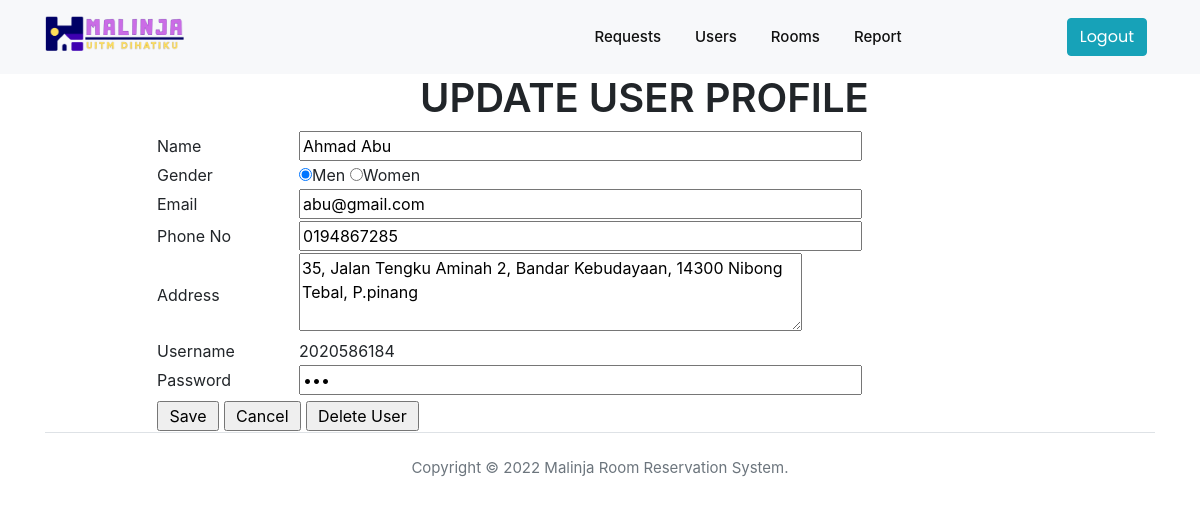
The app's page /admin/admin/update_user.php?user_id=81 (signed in) with its own data.
### tables this page shows
CREATE TABLE `user` (
  `user_id` int(11) NOT NULL,
  `username` varchar(255) NOT NULL,
  `password` varchar(255) NOT NULL,
  `name` varchar(255) NOT NULL,
  `gender` char(1) NOT NULL,
  `address` varchar(255) NOT NULL,
  `telephone` varchar(11) NOT NULL,
  `email` varchar(255) NOT NULL,
  `dependant_ic` bigint(13) NOT NULL,
  `level_id` int(1) NOT NULL DEFAULT 2
);

### admin/admin/update_user.php (the view, shortened to what this page needs)
<!DOCTYPE html>
<html lang="en">
<head>
  <link rel="stylesheet" href="vendors/owl-carousel/css/owl.carousel.min.css">
  <link rel="stylesheet" href="vendors/owl-carousel/css/owl.theme.default.css">
  <link rel="stylesheet" href="vendors/mdi/css/materialdesignicons.min.css">
  <link rel="stylesheet" href="vendors/aos/css/aos.css">
  <link rel="stylesheet" href="css/style.min.css">
  <link rel="stylesheet" href="css/bookBox.css">
<link rel='stylesheet' href='https://cdnjs.cloudflare.com/ajax/libs/twitter-bootstrap/4.1.3/css/bootstrap.min.css'>
<link rel='stylesheet' href='https://cdnjs.cloudflare.com/ajax/libs/font-awesome/5.12.1/css/all.min.css'>
</head>
<body id="body" data-spy="scroll" data-target=".navbar" data-offset="100">
  <header id="header-section">
    <nav class="navbar navbar-expand-lg pl-3 pl-sm-0" id="navbar">
    <div class="container">
      <div class="navbar-brand-wrapper d-flex w-100">
        <img src="images/logohoriz.png" alt="" style="width:150px;">
      </div>
      <div class="collapse navbar-collapse navbar-menu-wrapper" id="navbarSupportedContent">
        <ul class="navbar-nav align-items-lg-center align-items-start ml-auto">
          <li class="nav-item">
            <a class="nav-link" href="index.php">Requests <span class="sr-only">(current)</span></a>
          </li>
          <li class="nav-item">
            <a class="nav-link" href="users.php">Users</a>
          </li>
          <li class="nav-item">
            <a class="nav-link" href="take3iwanttodie.php">Rooms</a>
          </li>
          <li class="nav-item">
            <a class="nav-link" href="#feedback-section">Report</a>
          </li>
          <li class="nav-item btn-contact-us pl-4 pl-lg-0">
            <button class="btn btn-info" data-toggle="modal" data-target="#exampleModal" ><a href="../index.php"><div style="color:white">Logout</div></a></button>
          </li>
        </ul>
      </div>
    </div>
    </nav>
  </header>
<div class="container">
    <div class="col-12 col-lg-7 grid-margin grid-margin-lg-0" data-aos="fade-right" style="margin-left:360px;">
      <h1 class="font-weight-semibold">UPDATE USER PROFILE</h1>
      </div>
      <?php
include('../php/dbconn.php');
$user = $_SESSION['username'];
$user_id = $_GET['user_id'];
?>
<?php
	$query = "SELECT * FROM user WHERE user_id='$user_id'";
	$result = mysqli_query($dbconn, $query) or die ("Error: " . mysqli_error($dbconn));
	$row = mysqli_fetch_array($result);
?>
<fieldset>
<form name="edit_user" method="POST" action="db_update_user.php?userid=<?php echo $user_id;?>">
    <table width="80%" border="0" align="center">
      <tr>
        <td width="16%">Name</td>
        <td width="84%"><input type="text" name="name" size="50" value="<?php echo ucwords (strtolower($row['name'])); ?>" /></td>
      </tr>
      <tr>
        <td width="16%">Gender</td>
        <td>
        <input name="gender" type="radio" value="1" <?php if($row['gender']==1) { echo 'checked'; } ?> />Men
		<input name="gender" type="radio" value="2" <?php if($row['gender']==2) { echo 'checked'; } ?>/>Women
        </td>
      </tr>
	  <tr>
        <td width="16%">Email</td>
        <td><input type="text" name="email" size="50" value="<?php echo $row['email']; ?>"/></td>
      </tr>
	  <tr>
        <td width="16%">Phone No</td>
        <td><input type="text" name="phone" size="50" value="<?php echo $row['telephone']; ?>"/></td>
      </tr>
      <tr>
        <td width="16%">Address</td>
        <td><textarea name="address" cols="47" rows="3"><?php echo ucwords (strtolower($row['address'])); ?></textarea></td>
      </tr>
      <tr>
        <td width="16%">Username</td>
        <td><?php echo $row['username']; ?>
        	<input type="hidden" name="username" size="50" value="<?php echo $row['username']; ?>" /></td>
      </tr>
      <tr>
        <td width="16%">Password</td>
        <td><input type="password" name="password" size="50" value="<?php echo $row['password']; ?>" /></td>
      </tr>
	  <tr>
      	<td></td>
        <td>
	    </td>
      </tr>
      <tr>
        <td colspan="2"><input type="hidden" name="user" value=" <?php echo $user; ?> " />
      </tr>
      <tr>
        <td colspan="2"><input type="submit" name="submit" value=" Save " />
        <input type="button" name="cancel" value=" Cancel " onclick="location.href='users.php'" />
        <input type="button" name="cancel" value=" Delete User " onclick="location.href='delete_user.php?user_id=<?php echo $row['user_id'];?>' "/></td></tr>
    </table>
</form>
</fieldset>
 <footer class="border-top">
      <p class="text-center text-muted pt-4">Copyright © 2022 Malinja Room Reservation System.</p>
    </footer>
</body>
</html>

### records on screen
user: name "Ahmad Abu", gender "☑", email "abu@gmail.com", phone "0194867285", address "35, Jalan Tengku Aminah 2, Bandar Kebudayaan, 14300 Nibong Tebal, P.pinang", username "2020586184"
